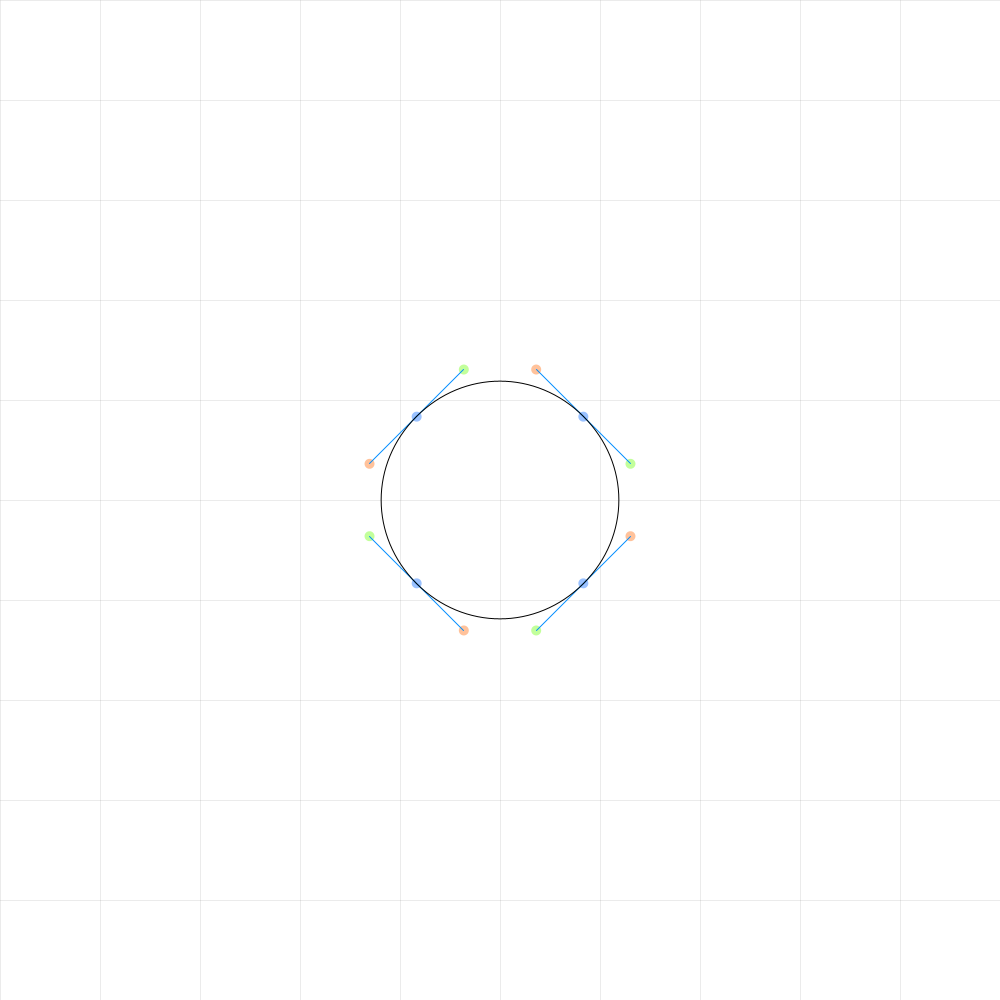
Frame 1 (no input)
Frame 60 (the mouse pressed at the canvas centre just before this capture): identical to frame 1, image omitted
Frame 120 (the mouse held since frame 60 and released just before this capture): identical to frame 1, image omitted

The Processing sketch that drew this single still picture (run headless with seeded random() and noise(); from frame 60 on, the mouse is pressed at the canvas centre):

// Processing sketch: beziertool
// ── beziertool.pde
grid g;
cshape sh;


void setup()
{
  size(1000,1000);
  rectMode(CENTER);
  smooth();
  strokeWeight(1);
  g =  new grid(100,100);
  sh = new cshape(4);
  createCircle();  
}

void draw()
{
  background(color(255,255,255));
  g.show();   
  sh.interaction();  
  sh.show();
}

void createCircle()
{
  float size = 12.0;
  float d = width/size;
  float l = 800.0/size;
  float cx = width/2.0-(d*2);
  float cy = height/2.0-(d*2);
  
  sh.addPoint(d+cx,d+cy,-45.0,l,l);
  sh.addPoint((3*d)+cx,d+cy,45.0,l,l);
  sh.addPoint((3*d)+cx,(3*d)+cy,135.0,l,l);
  sh.addPoint(d+cx,(3*d)+cy,-135.0,l,l);
}

void keyReleased() 
{
  sh.print();
}

// ── cpoint.pde
//control point object
class cpoint
{
  float x = 0.0;
  float y = 0.0;
  float d1 = 10.0;
  float d2 = 10.0;
  float a = 0.0;
  float cx1 = 0.0;
  float cy1 = 0.0;
  float cx2 = 0.0;
  float cy2 = 0.0;
  int i = 0;
  
  cpoint(float xx, float xy, float xa, float xd1, float xd2)
  {
    this.x=xx;
    this.y=xy;
    this.a=xa;
    this.d1 = xd1;
    this.d2 = xd2;
  }
}

class foundPoint
{
  int i = -1;
  int p = -1;
}

//shape object
class cshape
{
  cpoint[] p;
  foundPoint f;
  int cindex = 0;
    
  cshape(int n)
  {
    this.p = new cpoint[n];
    this.f =  new foundPoint();
  }
  
  //add a point to the shape
  void addPoint(float x, float y, float a, float d1, float d2)
  {
    this.p[this.cindex] = new cpoint(x,y,a,d1,d2);
    accountControlPoints(this.cindex);
    this.p[this.cindex].i=this.cindex;
    cindex++;
  }
  
  //account controlpoints
  void accountControlPoints(int i)
  {
    float cx1 = -p[i].d1;
    float cx2 = p[i].d2;
    float cy1 = 0;
    float cy2 = 0;
    pushMatrix();        
      translate(p[i].x,p[i].y);
      rotate(radians(p[i].a));
      this.p[i].cx1=screenX(cx1,cy1);
      this.p[i].cy1=screenY(cx1,cy1);
      this.p[i].cx2=screenX(cx2,cy2);
      this.p[i].cy2=screenY(cx2,cy2);            
    popMatrix();
  }
  
  void interaction()
  {    
    if(mousePressed == true)  //<>//
    {
      if(this.f.i==-1)
      {
        for(cpoint z : this.p)
        {
          float d=dist(mouseX,mouseY,z.x,z.y);
          if(d<40) this.f.i=z.i; //point was found
          d=dist(mouseX,mouseY,z.cx1,z.cy1);
          if(d<40) {this.f.i=z.i; this.f.p=1;} //1st control point was found
          d=dist(mouseX,mouseY,z.cx2,z.cy2);
          if(d<40) {this.f.i=z.i; this.f.p=2;} //2st control point was found
        }  
      }
    }
    else
    {
      this.f.i=-1;
      this.f.p=-1;
    }
    this.repPoint();    
  }
  
  void repPoint()
  {    
    if(this.f.i>=0)
    {
      if(this.f.p==-1)
      {
        this.p[this.f.i].x=mouseX;
        this.p[this.f.i].y=mouseY;
        accountControlPoints(this.f.i);
      }
      else
      {
        float d=dist(mouseX,mouseY,this.p[this.f.i].x,this.p[this.f.i].y);        
        float a=this.ang(mouseX,mouseY,this.p[this.f.i].x,this.p[this.f.i].y);
        this.p[this.f.i].d1=d;
        this.p[this.f.i].d2=d;        
        this.p[this.f.i].a=a;
        accountControlPoints(this.f.i);
      }
    }  
  }
  
  //get angle form two vectors
  float ang(float x1, float y1, float x2, float y2) 
  {
    float angle;
    float dx = x2 - x1;      // Run.
    float dy = y2 - y1;      // Rise.
    float slope = dy/dx;     // Slope = rise/run.
    if (dx >= 0 && dy >= 0) 
    {
      angle = degrees(atan(slope));
    }
    else if (dx < 0 && dy > 0) 
   {
      angle = degrees(atan(slope)) + 180;
    }
    else if (dx < 0 && dy <= 0) 
    {
      angle = degrees(atan(slope)) + 180;
    }
    else if (dx >=0 && dy < 0) 
    {
      angle = degrees(atan(slope)) + 360;
    }
    else angle = 1000; // This should never be true, but seems needed for println().
    return(angle);
  }
  
  void show()
  {
    for(cpoint z : this.p)
    {
      noStroke();
      fill(color(0,100,255,100));      
      ellipse(z.x,z.y,10,10);      
      fill(color(255,100,0,100));
      ellipse(z.cx1,z.cy1,10,10);
      fill(color(100,255,0,100));
      ellipse(z.cx2,z.cy2,10,10);
      strokeWeight(1);
      stroke(color(0,140,255));
      line(z.cx1,z.cy1,z.cx2,z.cy2);      
    }
    noFill();
    stroke(color(0,0,0));
    for(int i=0; i < p.length; i++)
    {
      int m=i+1;
      if(m>=p.length) m = 0;
      bezier(
      p[i].x,p[i].y,p[i].cx2,p[i].cy2,
      p[m].cx1,p[m].cy1,p[m].x,p[m].y);
    }
  }
  
  void print()
  {
    String res = "";
    for(int i=0; i < p.length; i++)
    {
      int m=i+1;
      if(m>=p.length) m = 0;
      res=res+"cs.addCurve("+p[i].x+","+p[i].y+","+p[i].cx2+","+p[i].cy2+","+p[m].x+","+p[m].y+","+p[m].cx1+","+p[m].cy1+");\n";
    }
    println(res);
  }
}

// ── gird.pde
class grid
{
  float x = 100.0;
  float y = 100.0;
  grid(float xx, float xy)
  {
    this.x=xx;
    this.y = xy;
  }
  
  void show()
  {
    stroke(color(0,0,0,20));
    for(float dx =0; dx<=width; dx=dx+this.x)
    {
      line(dx,0,dx,height);  
    }
    for(float dy =0; dy<=width; dy=dy+this.y)
    {
      line(0,dy,width,dy);  
    }
  }
}
